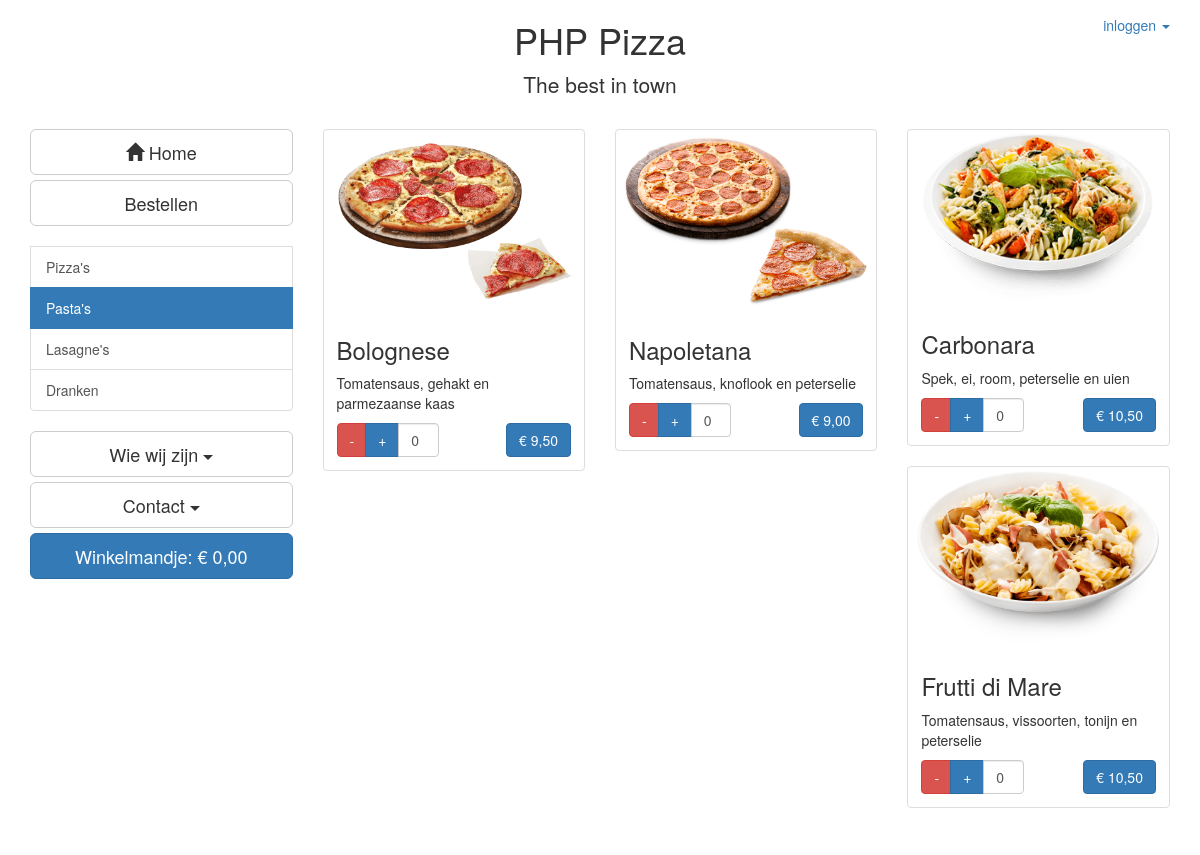
The page /?page=bestellen&cat=2 on the database as committed earlier.
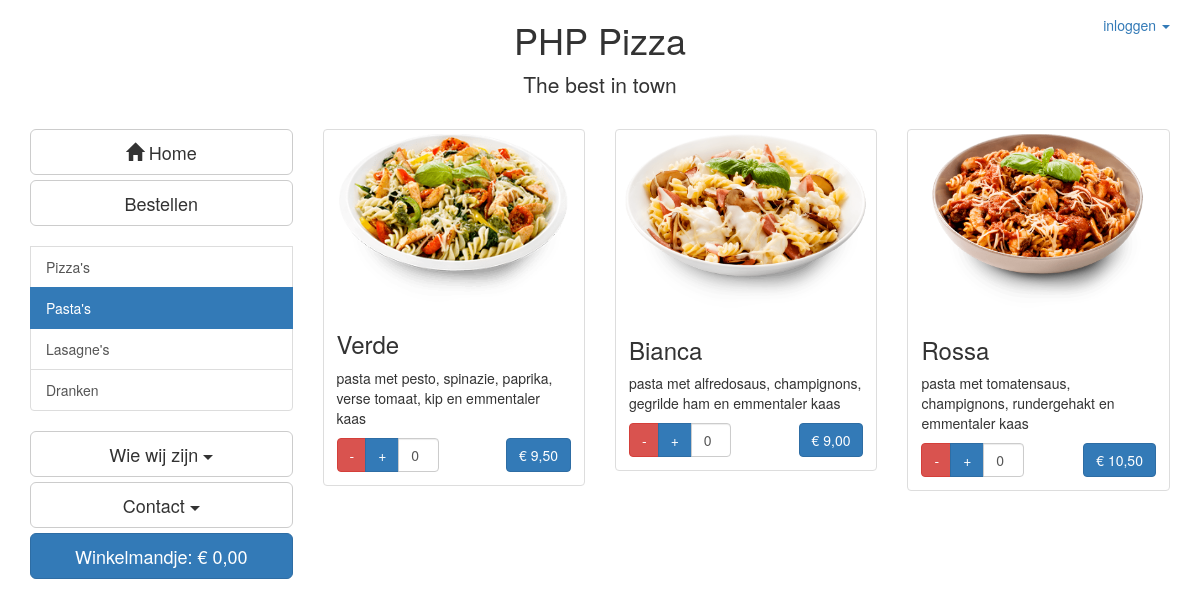
The same page on the database as committed later.
### tables this page shows
CREATE TABLE productcategorie (
  id                         	INTEGER UNSIGNED         	NOT NULL     AUTO_INCREMENT,
  naam                       	varchar(40)              	NOT NULL,
PRIMARY KEY(id)
);

CREATE TABLE product (
  id                         	INTEGER UNSIGNED         	NOT NULL     AUTO_INCREMENT,
  naam                       	varchar(100)             	NOT NULL,
  omschrijving               	text,
  categorie_id               	INTEGER UNSIGNED         	NOT NULL,
  prijs              			int(10)                   	NOT NULL,
  actief						tinyint(1)					NOT NULL,
PRIMARY KEY(id),
FOREIGN KEY(categorie_id)    		REFERENCES productcategorie(id)
);

### functions/get_products.php (called while the page is built, shortened)
<?php
function getProductcategorie() {
    global $db;
    $sql = '
      SELECT id, naam
      FROM productcategorie ORDER BY id';
    $stmt = $db->prepare($sql);
    $stmt->execute();
    $result = $stmt->fetchAll(PDO::FETCH_ASSOC);
    return $result;
}
function getProducts($cat, $start, $aantal){
    global $db;
    $sql = '
      SELECT id, naam, omschrijving, prijs
      FROM product
      WHERE categorie_id = :cat AND actief = 1
      LIMIT :start, :aantal';
      $stmt = $db->prepare($sql);
      $stmt->bindParam(':cat', $cat, PDO::PARAM_INT);
      $stmt->bindParam(':start', $start, PDO::PARAM_INT);
      $stmt->bindParam(':aantal', $aantal, PDO::PARAM_INT);
      $stmt->execute();
      $result = $stmt->fetchAll(PDO::FETCH_ASSOC);
      return($result);
}
function convertPrice($input){
  $output = "€ ";
  $number = round(($input / 100),2);
  $output .= number_format($number, 2, ',', ' ');
  return($output);
}
 ?>

### functions/get_chart.php (called while the page is built, shortened)
<?php
extract($_POST);
require_once('get_products.php');
function getNrInChart($id){
  if(isset($_SESSION['cart'])){
    if(is_array($_SESSION['cart'])){
      if(isset($_SESSION['cart'][$id])){
        return $_SESSION['cart'][$id];
      }else{
        return 0;
      }
    }else{
      return 0;
    }
  }else{
    return 0;
  }
}
?>

### parts/bestellen.php (the view, shortened to what this page needs)
<?php
if(isset($_GET['cat'])){
  $catSelected = htmlspecialchars($_GET['cat']);
}else{
    $catSelected = 1;
}
$producten = getProducts($catSelected, 0, 4 );
 ?>
<div class="row">
  <?php
  foreach($producten AS $product){
  ?>
  <div class="col-sm-6 col-md-4">
    <div class="thumbnail">
      <img src="img/products/<?php echo $product['id'] ?>.png" alt="<?php echo $product['naam'] ?>">
      <div class="caption">
        <h3><?php echo $product['naam'];?></h3>
        <p><?php echo $product['omschrijving'];?></p>
        <div class="row">
          <div class="col-lg-6">
            <div class="input-group">
              <span class="input-group-btn">
                <button class="btn btn-danger" id="product<?php echo $product['id']; ?>min" type="button"> - </button>
                <button class="btn btn-primary" id="product<?php echo $product['id']; ?>plus" type="button"> + </button>
              </span>
              <input type="text" id="product<?php echo $product['id']; ?>amount" class="form-control" value="<?php echo getNrInChart($product['id']); ?>">
            </div>
          </div>
          <div class="col-lg-6">
            <button class="btn btn-primary pull-right" id="product<?php echo $product['id']; ?>order" type="button"><?php echo convertPrice($product['prijs']); ?></button>
          </div>
        </div>
      </div>
    </div>
  </div>
<?php
} ?>
</div>

### index.php (shortened to what this page needs)
<?php
require_once('functions/database.php');
require_once("functions/get_products.php");
require_once("functions/get_chart.php");
if(!isset($_SESSION['logged_in'])){
  $logged_in = $_SESSION['logged_in'];
}else{
  $logged_in = $_SESSION['logged_in'];
}
 ?>
<!DOCTYPE html>
 <html class="no-js">
    <head>
        <link rel="stylesheet" href="css/bootstrap.min.css">
        <link rel="stylesheet" href="css/style.css">
    </head>
    <body>
    <?php include("parts/header.php"); ?>
    <div class="container" id="navigation_container">
        <div class="row">
                <?php include("parts/navigation.php"); ?>
                <div class="col-sm-9 main">
                    <?php
                    if (isset($_GET["page"])) {
                        $page = htmlspecialchars($_GET["page"]);
                        include("parts/{$page}.php");
                    } else {
                        include("parts/main.php");
                    }
                    ?>
                </div>
        </div>
    </div>
    </body>
</html>

### parts/header.php (shortened to what this page needs)
<div class="header" id="header">
  <nav class="navbar navbar navbar-fixed-top">
          <div class="container">
            <div id="navbar" class="navbar-collapse collapse">
            <ul class="nav navbar-nav navbar-right">
              <li class="dropdown">
                <a href="#" class="dropdown-toggle" data-toggle="dropdown" role="button" id="loginText">
                  <?php if(!$logged_in){
                    echo "inloggen";
                  }else{
                    echo "Welkom ".ucfirst(strtolower($_SESSION["user_name"]))." (uitloggen)";
                    ?>
                    <?php
                  }
                  ?>
                  <span class="caret"></span>
                </a>
              </li>
            </ul>
          </div>
      </div>
    </nav>
    <div class="container text-center">
      <h1 class="bedrijfsnaam">PHP Pizza</h1>
      <p class="lead beschrijving">The best in town</p>
    </div>
</div>

### parts/navigation.php (shortened to what this page needs)
<?php
require_once("functions/get_products.php");
$categories = getProductcategorie();
if(isset($_GET['cat'])){
  $catSelected = htmlspecialchars($_GET['cat']);
}else{
    $catSelected = 1;
}
?>
<div class="col-sm-3 offset-sm-1">
    <div class="navigatie">
            <a href="index.php" class="btn btn-default btn-lg btn-block" role="button">
                <span class="glyphicon glyphicon-home" aria-hidden="true"></span> Home
            </a>
            <a href="?page=bestellen" class="btn btn-default btn-lg btn-block" role="button">Bestellen</a>
            <?php
            if(isset($_GET['page'])){
              if($_GET['page'] == "bestellen"){
            ?>
              <div class="list-group"><br>
                <?php
                foreach($categories AS $cat){
                  if($catSelected == $cat['id']){
                    $active = "active";
                  }else{
                    $active = "";
                  }
                  echo  '<a href="?page=bestellen&cat='. $cat['id'] .'" class="list-group-item '. $active .'"> '. $cat['naam'] .'</a>';
                }
                ?>
              </div>
            <?php
          }
        };
            ?>
            <div class="btn-group btn-block">
                <button type="button" class="btn btn-default btn-lg dropdown-toggle btn-block" data-toggle="dropdown" aria-haspopup="true" aria-expanded="false">
                    Wie wij zijn <span class="caret"></span>
                </button>
            </div>
            <div class="btn-group btn-block">
                <button type="button" class="btn btn-default btn-lg dropdown-toggle btn-block" data-toggle="dropdown" aria-haspopup="true" aria-expanded="false">
                    Contact <span class="caret"></span>
                </button>
            </div>
            <a href="?page=afrekenen" class="btn btn-primary btn-lg btn-block" role="button" id="totaalBedrag">Winkelmandje: € 0,00
            </a>
    </div>
</div>

### css/style.css (style rules this page uses)
.header { margin-bottom: 10px; }
body { margin-bottom: 100px; }

Rows that differ between the two databases and show on the page:
no longer on this page (row edited): product: shows a picture, naam "Bolognese", omschrijving "Tomatensaus, gehakt en parmezaanse kaas", id "0", prijs "€ 9,50"
no longer on this page (row edited): product: shows a picture, naam "Napoletana", omschrijving "Tomatensaus, knoflook en peterselie", id "0", prijs "€ 9,00"
removed product: shows a picture, naam "Carbonara", omschrijving "Spek, ei, room, peterselie en uien", id "0", prijs "€ 10,50"
removed product: shows a picture, naam "Frutti di Mare", omschrijving "Tomatensaus, vissoorten, tonijn en peterselie", id "0", prijs "€ 10,50"
added product: shows a picture, naam "Verde", omschrijving "pasta met pesto, spinazie, paprika, verse tomaat, kip en emmentaler kaas", id "0", prijs "€ 9,50"
added product: shows a picture, naam "Bianca", omschrijving "pasta met alfredosaus, champignons, gegrilde ham en emmentaler kaas", id "0", prijs "€ 9,00"
now on this page (row edited): product: shows a picture, naam "Rossa", omschrijving "pasta met tomatensaus, champignons, rundergehakt en emmentaler kaas", id "0", prijs "€ 10,50"
